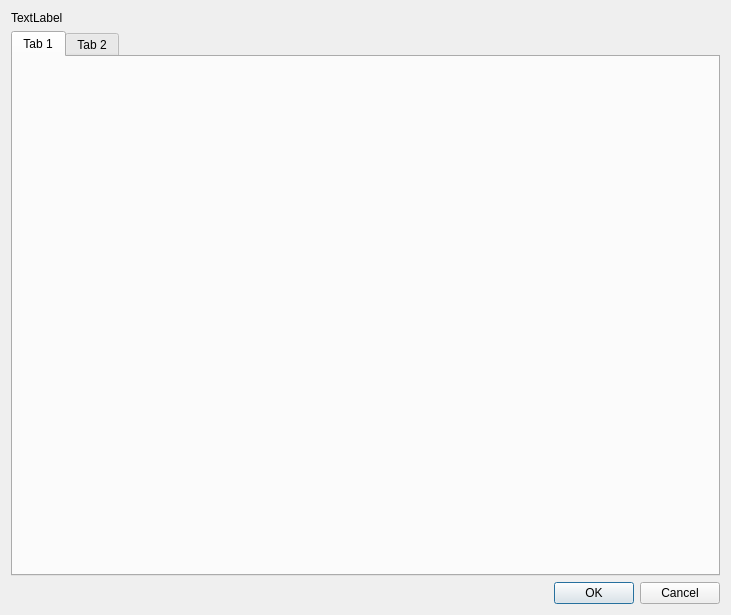
<?xml version="1.0" encoding="UTF-8"?>
<ui version="4.0">
 <class>wizardDialog</class>
 <widget class="QDialog" name="wizardDialog">
  <property name="geometry">
   <rect>
    <x>0</x>
    <y>0</y>
    <width>731</width>
    <height>615</height>
   </rect>
  </property>
  <property name="windowTitle">
   <string>Dialog</string>
  </property>
  <layout class="QHBoxLayout" name="horizontalLayout">
   <item>
    <layout class="QVBoxLayout" name="verticalLayout">
     <item>
      <widget class="QLabel" name="label">
       <property name="text">
        <string>TextLabel</string>
       </property>
      </widget>
     </item>
     <item>
      <widget class="QTabWidget" name="tabWidget">
       <property name="currentIndex">
        <number>0</number>
       </property>
       <widget class="QWidget" name="tab">
        <attribute name="title">
         <string>Tab 1</string>
        </attribute>
       </widget>
       <widget class="QWidget" name="tab_2">
        <attribute name="title">
         <string>Tab 2</string>
        </attribute>
       </widget>
      </widget>
     </item>
     <item>
      <widget class="QDialogButtonBox" name="buttonBox">
       <property name="orientation">
        <enum>Qt::Horizontal</enum>
       </property>
       <property name="standardButtons">
        <set>QDialogButtonBox::Cancel|QDialogButtonBox::Ok</set>
       </property>
      </widget>
     </item>
    </layout>
   </item>
  </layout>
 </widget>
 <resources/>
 <connections>
  <connection>
   <sender>buttonBox</sender>
   <signal>accepted()</signal>
   <receiver>wizardDialog</receiver>
   <slot>accept()</slot>
   <hints>
    <hint type="sourcelabel">
     <x>248</x>
     <y>254</y>
    </hint>
    <hint type="destinationlabel">
     <x>157</x>
     <y>274</y>
    </hint>
   </hints>
  </connection>
  <connection>
   <sender>buttonBox</sender>
   <signal>rejected()</signal>
   <receiver>wizardDialog</receiver>
   <slot>reject()</slot>
   <hints>
    <hint type="sourcelabel">
     <x>316</x>
     <y>260</y>
    </hint>
    <hint type="destinationlabel">
     <x>286</x>
     <y>274</y>
    </hint>
   </hints>
  </connection>
 </connections>
</ui>
